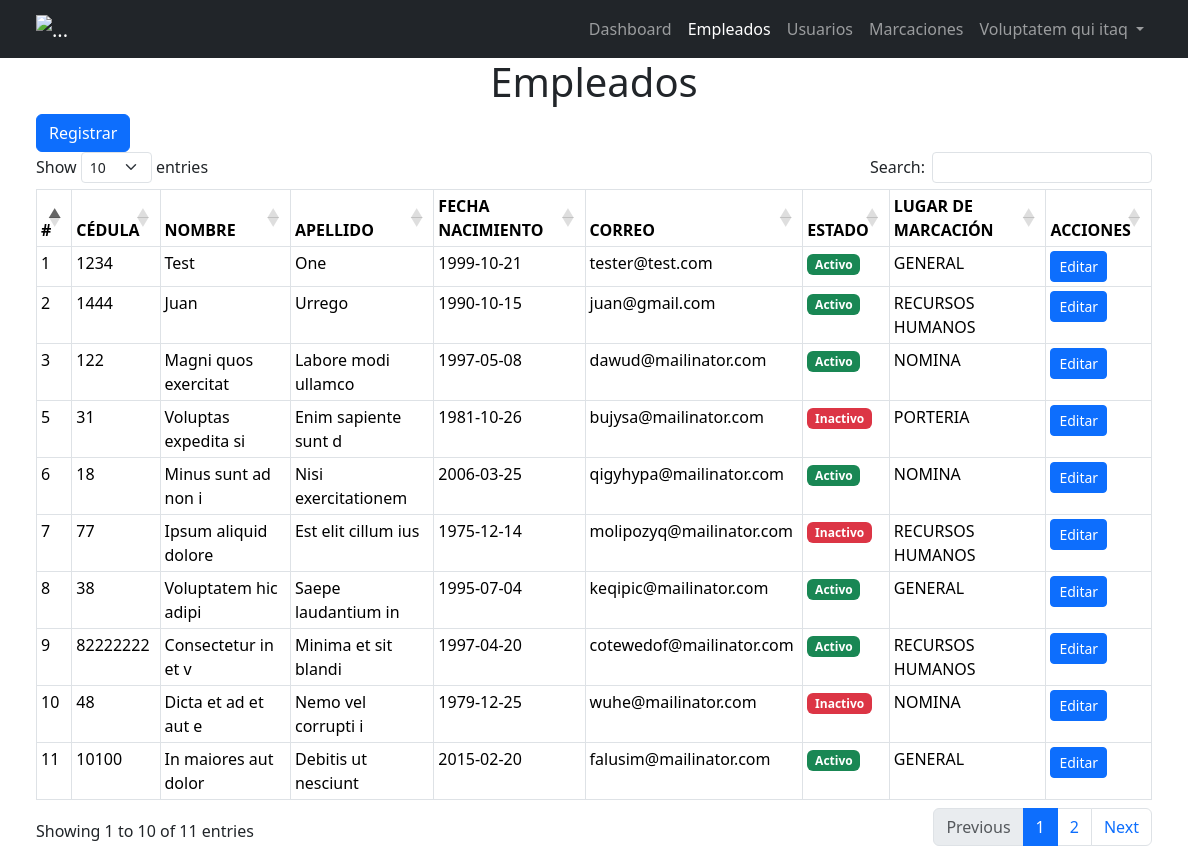
The page /admin/index.php?ruta=empleados (signed in) on the database its author committed.
### tables this page shows
CREATE TABLE IF NOT EXISTS `empleados` (
  `id` bigint unsigned NOT NULL AUTO_INCREMENT,
  `cedula` bigint NOT NULL,
  `nombre` varchar(100) NOT NULL,
  `apellido` varchar(100) NOT NULL,
  `fecha_nacimiento` date NOT NULL,
  `correo` varchar(100) NOT NULL,
  `estado` tinyint NOT NULL DEFAULT '1',
  `lugar_marcacion` int unsigned DEFAULT NULL,
  `fecha_registro` timestamp NOT NULL DEFAULT CURRENT_TIMESTAMP,
  PRIMARY KEY (`id`),
  UNIQUE KEY `cedula` (`cedula`),
  KEY `FK_lugar_marcacion` (`lugar_marcacion`),
  CONSTRAINT `FK_lugar_marcacion` FOREIGN KEY (`lugar_marcacion`) REFERENCES `lugares` (`id`) ON DELETE SET NULL ON UPDATE CASCADE
);

CREATE TABLE IF NOT EXISTS `lugares` (
  `id` int unsigned NOT NULL AUTO_INCREMENT,
  `lugar` varchar(50) NOT NULL,
  PRIMARY KEY (`id`)
);

### admin/Controllers/AppController.php (called while the page is built)
<?php
class AppController
{
    public static function startApp()
    {
        include __DIR__ . "/../Views/template.php";
    }
}

### admin/index.php (called while the page is built, shortened)
<?php
include "./Models/Conexion.php";
include "./Controllers/AppController.php";
include "./Controllers/EmpleadoController.php";
AppController::startApp();
?>

### admin/Models/Conexion.php (called while the page is built)
<?php
class Conexion
{
    public static  function conectar()
    {
        $ip = 'localhost';
        $db = 'marcaciones';
        $user_db = 'root';
        $passwod_db = '';
        try {
            $conexion = new PDO("mysql:host=$ip;dbname=$db", $user_db, $passwod_db, [
                PDO::ATTR_PERSISTENT => true,
                PDO::MYSQL_ATTR_INIT_COMMAND => "SET NAMES utf8"
            ]);
            return $conexion;
        } catch (\Throwable $e) {
            print $e->getMessage();
            die();
        }
    }
}

### admin/Models/Empleado.php (called while the page is built, shortened)
<?php
class Empleado
{
    public static function listar()
    {
        $stmt = Conexion::conectar()->prepare("SELECT e.id, e.cedula, e.nombre, e.apellido, e.fecha_nacimiento, e.correo, e.estado, l.lugar
            FROM empleados e
            JOIN lugares l ON e.lugar_marcacion = l.id
        ");
        $stmt->execute();
        $retorno = $stmt->rowCount() > 0 ? $stmt->fetchAll(PDO::FETCH_ASSOC) : [];
        return $retorno;
    }
}

### admin/Controllers/EmpleadoController.php (called while the page is built, shortened)
<?php
include __DIR__ . "/../Models/Empleado.php";
class EmpleadoController
{
    public static function listarEmpleados()
    {
        return Empleado::listar();
    }
}

### admin/Views/modulos/empleados/empleados.php (the view, shortened to what this page needs)
<?php
$empleados = EmpleadoController::listarEmpleados();
?>
<div class="container">
    <div class="row">
        <div class="col-12 text-center">
            <h1>Empleados</h1>
        </div>
        <div class="col-12">
            <button type="button" class="btn btn-primary text-right" data-bs-toggle="modal" data-bs-target="#modalRegistroEmpleado">
                Registrar
            </button>
        </div>
        <div class="col-12">
            <table class="table table-sm table-hover table-stripe table-bordered w-full" id="tblEmpleados">
                <thead class="thead-light">
                    <tr>
                        <th>#</th>
                        <th>CÉDULA</th>
                        <th>NOMBRE</th>
                        <th>APELLIDO</th>
                        <th>FECHA NACIMIENTO</th>
                        <th>CORREO</th>
                        <th>ESTADO</th>
                        <th>LUGAR DE MARCACIÓN</th>
                        <th>ACCIONES</th>
                    </tr>
                </thead>
                <tbody>
                    <?php if (count($empleados) > 0) : ?>
                        <?php foreach ($empleados as $key => $empleado) : ?>
                            <tr>
                                <td><?= $empleado['id'] ?></td>
                                <td><?= $empleado['cedula'] ?></td>
                                <td><?= $empleado['nombre'] ?></td>
                                <td><?= $empleado['apellido'] ?></td>
                                <td><?= $empleado['fecha_nacimiento'] ?></td>
                                <td><?= $empleado['correo'] ?></td>
                                <td><?= $empleado['estado'] == 1 ? '<span class="badge text-bg-success">Activo</span>' : '<span class="badge text-bg-danger">Inactivo</span>' ?></td>
                                <td><?= $empleado['lugar'] ?></td>
                                <td>
                                    <a href="index.php?ruta=empleados-edit&id=<?= $empleado['id'] ?>" class="btn btn-sm btn-primary">
                                        Editar
                                    </a>
                                </td>
                            </tr>
                        <?php endforeach ?>
                    <?php else :  ?>
                        <tr>
                            <td colspan="7">Sin registros</td>
                        </tr>
                    <?php endif ?>
                </tbody>
            </table>
        </div>
    </div>
</div>

### admin/Views/template.php (shortened to what this page needs)
<!DOCTYPE html>
<html lang="es">
<head>
    <link rel="stylesheet" href="<?= URL ?>/views/plugins/bootstrap/css/bootstrap.min.css">
    <link rel="stylesheet" href="<?= URL ?>/views/plugins/datatables/dataTables.bootstrap5.min.css">
</head>
<body>
    <div class="container-fluid ps-md-0">
        <?php
        if (isset($_SESSION['iniciarSession']) && $_SESSION['iniciarSession'] == 'ok') {
            include 'includes/navbar.php';
            $rutas = explode('/', $_GET['ruta']);
            $ruta = $rutas[0];
            if (in_array($ruta, [
                'empleados',
                'empleados-edit',
            ])) {
                include "modulos/empleados/{$ruta}.php";
            }
        } elseif (isset($_GET['ruta']) && $_GET['ruta'] == 'salir') {
            include "modulos/salir.php";
        } else {
            include "modulos/login.php";
        }
        ?>
    </div>
</body>
</html>

### admin/Views/includes/navbar.php (shortened to what this page needs)
<?php
$rutaActiveClass = isset($_GET['ruta']) ? $_GET['ruta'] : '';
?>
<nav class="navbar navbar-expand-lg navbar-dark bg-dark static-top">
    <div class="container">
        <a class="navbar-brand" href="">
            <img src="https://img2.freepng.es/20180403/hlq/kisspng-computer-icons-laborer-construction-worker-industrial-worker-5ac4152a02a430.4379636115227999140108.jpg" alt="..." height="36">
        </a>
        <div class="collapse navbar-collapse" id="navbarSupportedContent">
            <ul class="navbar-nav ms-auto">
                <li class="nav-item">
                    <a class="nav-link  <?= $rutaActiveClass == 'dashboard' ? 'active' : '' ?>" aria-current="page" href="index.php?ruta=dashboard">Dashboard</a>
                </li>
                <li class="nav-item">
                    <a class="nav-link  <?= $rutaActiveClass == 'empleados' ? 'active' : '' ?>" aria-current="page" href="index.php?ruta=empleados">Empleados</a>
                </li>
                <li class="nav-item">
                    <a class="nav-link <?= $rutaActiveClass == 'usuarios' ? 'active' : '' ?>" href="index.php?ruta=usuarios">Usuarios</a>
                </li>
                <li class="nav-item">
                    <a class="nav-link <?= $rutaActiveClass == 'marcaciones' ? 'active' : '' ?>" href="index.php?ruta=marcaciones">Marcaciones</a>
                </li>
                <li class="nav-item dropdown">
                    <a class="nav-link dropdown-toggle" href="#" id="navbarDropdown" role="button" data-bs-toggle="dropdown" aria-expanded="false">
                        <?= $_SESSION['nombre']; ?>
                    </a>
                </li>
            </ul>
        </div>
    </div>
</nav>

### rows shown on the page
empleados: id "1", cedula "1234", nombre "Test", apellido "One", fecha_nacimiento "1999-10-21", correo "tester@test.com", estado "Activo", lugar_marcacion.lugar "GENERAL"
empleados: id "2", cedula "1444", nombre "Juan", apellido "Urrego", fecha_nacimiento "1990-10-15", correo "juan@gmail.com", estado "Activo", lugar_marcacion.lugar "RECURSOS HUMANOS"
empleados: id "3", cedula "122", nombre "Magni quos exercitat", apellido "Labore modi ullamco", fecha_nacimiento "1997-05-08", correo "dawud@mailinator.com", estado "Activo", lugar_marcacion.lugar "NOMINA"
empleados: id "5", cedula "31", nombre "Voluptas expedita si", apellido "Enim sapiente sunt d", fecha_nacimiento "1981-10-26", correo "bujysa@mailinator.com", estado "Inactivo", lugar_marcacion.lugar "PORTERIA"
empleados: id "6", cedula "18", nombre "Minus sunt ad non i", apellido "Nisi exercitationem", fecha_nacimiento "2006-03-25", correo "qigyhypa@mailinator.com", estado "Activo", lugar_marcacion.lugar "NOMINA"
empleados: id "7", cedula "77", nombre "Ipsum aliquid dolore", apellido "Est elit cillum ius", fecha_nacimiento "1975-12-14", correo "molipozyq@mailinator.com", estado "Inactivo", lugar_marcacion.lugar "RECURSOS HUMANOS"
empleados: id "8", cedula "38", nombre "Voluptatem hic adipi", apellido "Saepe laudantium in", fecha_nacimiento "1995-07-04", correo "keqipic@mailinator.com", estado "Activo", lugar_marcacion.lugar "GENERAL"
empleados: id "9", cedula "82222222", nombre "Consectetur in et v", apellido "Minima et sit blandi", fecha_nacimiento "1997-04-20", correo "cotewedof@mailinator.com", estado "Activo", lugar_marcacion.lugar "RECURSOS HUMANOS"
empleados: id "10", cedula "48", nombre "Dicta et ad et aut e", apellido "Nemo vel corrupti i", fecha_nacimiento "1979-12-25", correo "wuhe@mailinator.com", estado "Inactivo", lugar_marcacion.lugar "NOMINA"
empleados: id "11", cedula "10100", nombre "In maiores aut dolor", apellido "Debitis ut nesciunt", fecha_nacimiento "2015-02-20", correo "falusim@mailinator.com", estado "Activo", lugar_marcacion.lugar "GENERAL"

### other values the page prints
$_SESSION['nombre'] "Voluptatem qui itaq"
